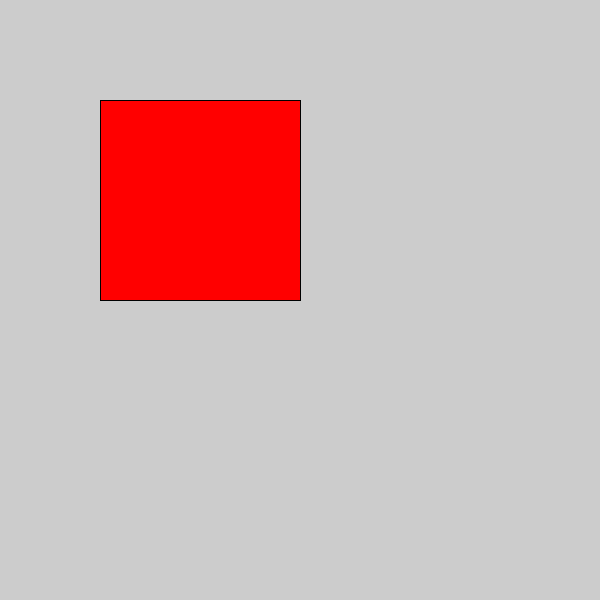
Frame 1 (no input)
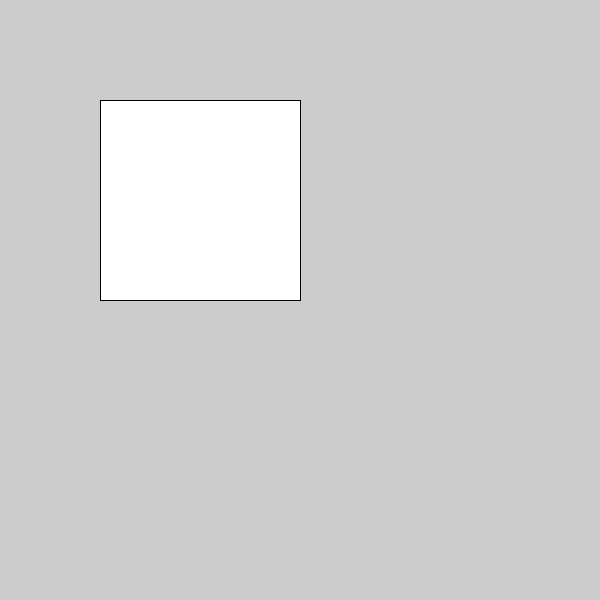
Frame 60 (the mouse pressed at the canvas centre just before this capture)
Frame 120 (the mouse held since frame 60 and released just before this capture): identical to frame 1, image omitted

The Processing sketch that drew these frames (run headless with seeded random() and noise(); from frame 60 on, the mouse is pressed at the canvas centre):

// Processing sketch: sketch_251002b
// ── sketch_251002b.pde
color test;
void setup()
{
  size(600,600);
  frameRate(4);
}
int framecount;
void draw()
{ 
  if(random(10)>4)
  {
    test=color(255,0,0);
  }
  else
  {
    test=color(255,255,255);
  }
  fill(test);
  rect(100,100,200,200);
  
}
  
 
 
 
